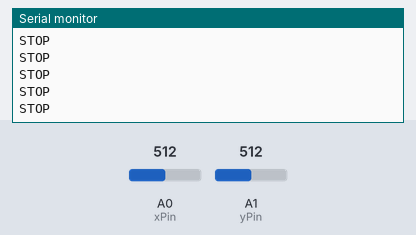
The sketch below on a simulated Arduino Uno, built with avr-gcc and run on an emulated ATmega328P. On the bench: the last lines printed to the serial monitor. The inputs (shaded band) are chosen by the test bench; at power-on: A0 (xPin) = 512, A1 (yPin) = 512. No radio packets arrive unless stated.

Above: at 1.2 s.
1.3 s: A0 (xPin) set to 584
2.8 s: A0 (xPin) set to 613
At 2.89 s:
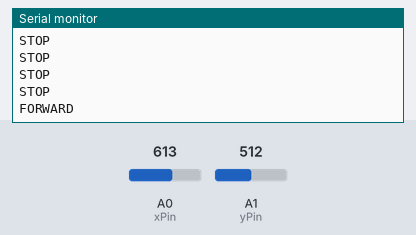
4.8 s: A1 (yPin) set to 591
At 4.88 s:
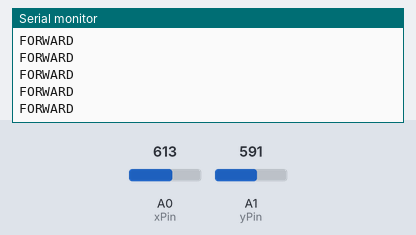
6.3 s: A1 (yPin) set to 610
At 6.43 s:
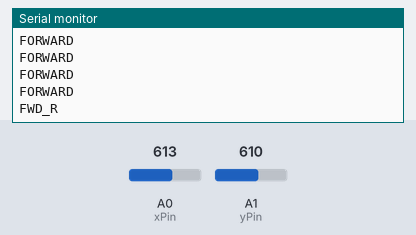

Measured:
- the behaviour switches between 600 and 601 on A0 (xPin) (found by bisection; images 0 and 1)
- the behaviour switches between 600 and 601 on A1 (yPin) (found by bisection; images 2 and 3)
- after the input at 2.8 s, the serial monitor: prints a new line after 0.08 s (image 1)
- after the input at 6.3 s, the serial monitor: prints a new line after 0.12 s (image 3)

The sketch:

Remote_Controller.ino
```cpp
#include <RH_ASK.h>
#include <SPI.h>

RH_ASK driver;

int xPin = A0;
int yPin = A1;

void setup() {

  Serial.begin(9600);

  if (!driver.init()) {
    Serial.println("init failed");
  }

}

void loop() {

  int xValue = analogRead(xPin);
  int yValue = analogRead(yPin);

  char msg[10] = "STOP";

  bool forward  = (xValue > 600);
  bool backward = (xValue < 400);
  bool left     = (yValue < 400);
  bool right    = (yValue > 600);

  if (forward && left) {
    strcpy(msg, "FWD_L");
  }

  else if (forward && right) {
    strcpy(msg, "FWD_R");
  }

  else if (backward && left) {
    strcpy(msg, "BWD_L");
  }

  else if (backward && right) {
    strcpy(msg, "BWD_R");
  }

  else if (forward) {
    strcpy(msg, "FORWARD");
  }

  else if (backward) {
    strcpy(msg, "BACKWARD");
  }

  else if (left) {
    strcpy(msg, "LEFT");
  }

  else if (right) {
    strcpy(msg, "RIGHT");
  }

  else {
    strcpy(msg, "STOP");
  }

  driver.send((uint8_t *)msg, strlen(msg));
  driver.waitPacketSent();

  Serial.println(msg);

  delay(30);
}
```
